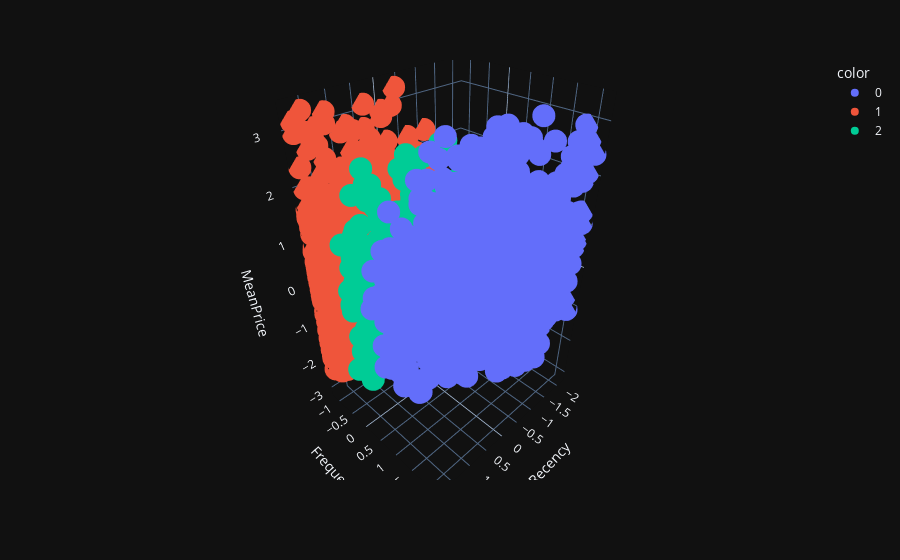

Here is the notebook cell this chart was saved with:
### Code cell
px.scatter_3d(df_dbscan_no_outliers,x ='Recency', y = 'Frequency' ,z = 'MeanPrice', color=labels.astype(str), template='plotly_dark')

### Figure 1 — Plotly figure (JSON) as saved in the notebook; plotly's stock layout.template omitted (floating-point values rounded to 4 significant figures; data arrays with more than 128 entries replaced by an {"elided": "..."} marker saying what was removed)
{"data": [{"hovertemplate": "color=0<br>Recency=%{x}<br>Frequency=%{y}<br>MeanPrice=%{z}<extra></extra>", "legendgroup": "0", "marker": {"color": "#636efa", "symbol": "circle"}, "mode": "markers", "name": "0", "scene": "scene", "showlegend": true, "type": "scatter3d", "x": {"elided": "1858 float values"}, "y": {"elided": "1858 float values"}, "z": {"elided": "1858 float values"}}, {"hovertemplate": "color=1<br>Recency=%{x}<br>Frequency=%{y}<br>MeanPrice=%{z}<extra></extra>", "legendgroup": "1", "marker": {"color": "#EF553B", "symbol": "circle"}, "mode": "markers", "name": "1", "scene": "scene", "showlegend": true, "type": "scatter3d", "x": {"elided": "1465 float values"}, "y": {"elided": "1465 float values"}, "z": {"elided": "1465 float values"}}, {"hovertemplate": "color=2<br>Recency=%{x}<br>Frequency=%{y}<br>MeanPrice=%{z}<extra></extra>", "legendgroup": "2", "marker": {"color": "#00cc96", "symbol": "circle"}, "mode": "markers", "name": "2", "scene": "scene", "showlegend": true, "type": "scatter3d", "x": {"elided": "809 float values"}, "y": {"elided": "809 float values"}, "z": {"elided": "809 float values"}}], "layout": {"legend": {"title": {"text": "color"}, "tracegroupgap": 0}, "margin": {"t": 60}, "scene": {"domain": {"x": [0, 1], "y": [0, 1]}, "xaxis": {"title": {"text": "Recency"}}, "yaxis": {"title": {"text": "Frequency"}}, "zaxis": {"title": {"text": "MeanPrice"}}}}}
